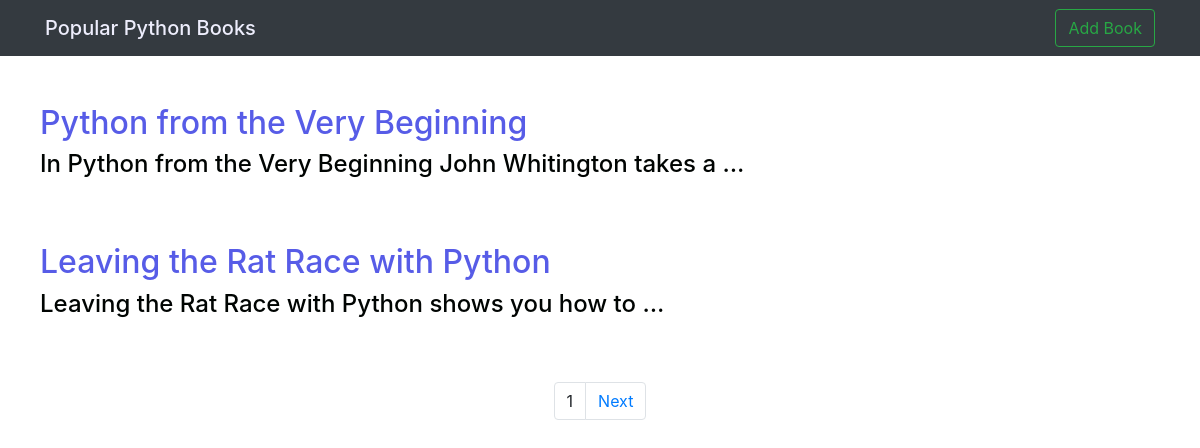
/home/, run on the app's committed database.
### pag_app/models.py (models this page shows, shortened)
class Blog_Website(models.Model):
    Author = models.CharField(max_length = 200)
    Title = models.CharField(max_length = 200)
    slug = models.SlugField(max_length = 200)
    Description = models.TextField()
    def get_absolute_url(self):
        return reverse('hello', kwargs = {'slug':self.slug})

### pag_app/views.py (the view)
# urls.py: path('home/', views.fetch_data),
def fetch_data(request):
    data = Blog_Website.objects.all()
    p = Paginator(data, 2)
    page_no = request.GET.get('page')
    page_obj = p.get_page(page_no)
    context = {
        'page_obj':page_obj
    }
    return render(request, 'main.html', context)

### template/main.html (shortened to what this page needs)
<!DOCTYPE html>
<html lang="en">
<head>
    <link rel="stylesheet" href="https://maxcdn.bootstrapcdn.com/bootstrap/4.0.0/css/bootstrap.min.css">
</head>
<body>
    <nav class="navbar navbar-expand-lg navbar-light bg-dark">
        <div class = "container">
            <span class="navbar-brand mb-0 h1" style="color: rgb(237, 237, 252);">Popular Python Books</span>
            <ul class="navbar-nav">
                <form class = "form-inline">
                    <a href='/insert'><button class="btn btn-outline-success" type="button">Add Book</button></a>
                </form>
            </ul>
        </div>
    </nav><br><br>
{% for i in page_obj %}
<ul>
<h2><a href = "{{i.get_absolute_url}}" style="color: rgb(87, 92, 231); text-decoration: none;">{{i.Title}}</a></h2>
<h4 style="color: rgb(0, 4, 2); text-decoration: none;">{{i.Description|truncatewords:10}}</h4>
</ul><br><br>
{% endfor %}
<nav aria-label="Page navigation example">
    <ul class="pagination justify-content-center">
      <li class="page-item">
          <a class="page-link">{{page_obj.number}}</a>
      </li>
      {% if page_obj.has_next %}
      <li class="page-item">
          <a class="page-link" href="?page={{page_obj.next_page_number}}">Next</a>
      </li>
      {% endif %}
    </ul>
  </nav>
</body>
</html>

### data on the page
Blog_Website: Title "Python from the Very Beginning", Description "In Python from the Very Beginning John Whitington takes a …"
Blog_Website: Title "Leaving the Rat Race with Python", Description "Leaving the Rat Race with Python shows you how to …"

### other printed values
{{ page_obj.number }} "1"
